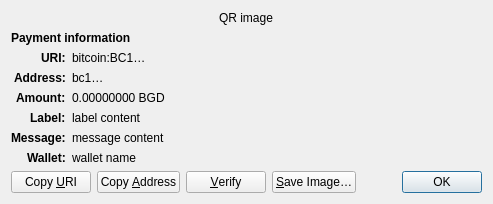
<?xml version="1.0" encoding="UTF-8"?>
<ui version="4.0">
 <class>ReceiveRequestDialog</class>
 <widget class="QDialog" name="ReceiveRequestDialog">
  <property name="geometry">
   <rect>
    <x>0</x>
    <y>0</y>
    <width>413</width>
    <height>229</height>
   </rect>
  </property>
  <property name="windowTitle">
   <string>Request payment to …</string>
  </property>
  <layout class="QGridLayout" name="gridLayout" columnstretch="0,1">
   <property name="sizeConstraint">
    <enum>QLayout::SetFixedSize</enum>
   </property>
   <item row="0" column="0" colspan="2" alignment="Qt::AlignHCenter">
    <widget class="QRImageWidget" name="qr_code">
     <property name="text">
      <string notr="true">QR image</string>
     </property>
     <property name="textInteractionFlags">
      <set>Qt::NoTextInteraction</set>
     </property>
    </widget>
   </item>
   <item row="1" column="0" colspan="2">
    <widget class="QLabel" name="payment_header">
     <property name="font">
      <font>
       <weight>75</weight>
       <bold>true</bold>
      </font>
     </property>
     <property name="text">
      <string>Payment information</string>
     </property>
     <property name="textInteractionFlags">
      <set>Qt::NoTextInteraction</set>
     </property>
    </widget>
   </item>
   <item row="2" column="0" alignment="Qt::AlignRight|Qt::AlignTop">
    <widget class="QLabel" name="uri_tag">
     <property name="font">
      <font>
       <weight>75</weight>
       <bold>true</bold>
      </font>
     </property>
     <property name="text">
      <string notr="true">URI:</string>
     </property>
     <property name="textFormat">
      <enum>Qt::PlainText</enum>
     </property>
     <property name="textInteractionFlags">
      <set>Qt::NoTextInteraction</set>
     </property>
    </widget>
   </item>
   <item row="2" column="1" alignment="Qt::AlignTop">
    <widget class="QLabel" name="uri_content">
     <property name="text">
      <string notr="true">bitcoin:BC1…</string>
     </property>
     <property name="textFormat">
      <enum>Qt::RichText</enum>
     </property>
     <property name="wordWrap">
      <bool>true</bool>
     </property>
     <property name="textInteractionFlags">
      <set>Qt::TextSelectableByMouse</set>
     </property>
    </widget>
   </item>
   <item row="3" column="0" alignment="Qt::AlignRight|Qt::AlignTop">
    <widget class="QLabel" name="address_tag">
     <property name="font">
      <font>
       <weight>75</weight>
       <bold>true</bold>
      </font>
     </property>
     <property name="text">
      <string>Address:</string>
     </property>
     <property name="textInteractionFlags">
      <set>Qt::NoTextInteraction</set>
     </property>
    </widget>
   </item>
   <item row="3" column="1" alignment="Qt::AlignTop">
    <widget class="QLabel" name="address_content">
     <property name="text">
      <string notr="true">bc1…</string>
     </property>
     <property name="textFormat">
      <enum>Qt::PlainText</enum>
     </property>
     <property name="textInteractionFlags">
      <set>Qt::TextSelectableByMouse</set>
     </property>
    </widget>
   </item>
   <item row="4" column="0" alignment="Qt::AlignRight|Qt::AlignTop">
    <widget class="QLabel" name="amount_tag">
     <property name="font">
      <font>
       <weight>75</weight>
       <bold>true</bold>
      </font>
     </property>
     <property name="text">
      <string>Amount:</string>
     </property>
     <property name="textInteractionFlags">
      <set>Qt::NoTextInteraction</set>
     </property>
    </widget>
   </item>
   <item row="4" column="1" alignment="Qt::AlignTop">
    <widget class="QLabel" name="amount_content">
     <property name="text">
      <string notr="true">0.00000000 BGD</string>
     </property>
     <property name="textFormat">
      <enum>Qt::PlainText</enum>
     </property>
     <property name="textInteractionFlags">
      <set>Qt::TextSelectableByMouse</set>
     </property>
    </widget>
   </item>
   <item row="5" column="0" alignment="Qt::AlignRight|Qt::AlignTop">
    <widget class="QLabel" name="label_tag">
     <property name="font">
      <font>
       <weight>75</weight>
       <bold>true</bold>
      </font>
     </property>
     <property name="text">
      <string>Label:</string>
     </property>
     <property name="textInteractionFlags">
      <set>Qt::NoTextInteraction</set>
     </property>
    </widget>
   </item>
   <item row="5" column="1" alignment="Qt::AlignTop">
    <widget class="QLabel" name="label_content">
     <property name="text">
      <string notr="true">label content</string>
     </property>
     <property name="textFormat">
      <enum>Qt::PlainText</enum>
     </property>
     <property name="wordWrap">
      <bool>true</bool>
     </property>
     <property name="textInteractionFlags">
      <set>Qt::TextSelectableByMouse</set>
     </property>
    </widget>
   </item>
   <item row="6" column="0" alignment="Qt::AlignRight|Qt::AlignTop">
    <widget class="QLabel" name="message_tag">
     <property name="font">
      <font>
       <weight>75</weight>
       <bold>true</bold>
      </font>
     </property>
     <property name="text">
      <string>Message:</string>
     </property>
     <property name="textInteractionFlags">
      <set>Qt::NoTextInteraction</set>
     </property>
    </widget>
   </item>
   <item row="6" column="1" alignment="Qt::AlignTop">
    <widget class="QLabel" name="message_content">
     <property name="text">
      <string notr="true">message content</string>
     </property>
     <property name="textFormat">
      <enum>Qt::PlainText</enum>
     </property>
     <property name="wordWrap">
      <bool>true</bool>
     </property>
     <property name="textInteractionFlags">
      <set>Qt::TextSelectableByMouse</set>
     </property>
    </widget>
   </item>
   <item row="7" column="0" alignment="Qt::AlignRight|Qt::AlignTop">
    <widget class="QLabel" name="wallet_tag">
     <property name="font">
      <font>
       <weight>75</weight>
       <bold>true</bold>
      </font>
     </property>
     <property name="text">
      <string>Wallet:</string>
     </property>
     <property name="textInteractionFlags">
      <set>Qt::NoTextInteraction</set>
     </property>
    </widget>
   </item>
   <item row="7" column="1" alignment="Qt::AlignTop">
    <widget class="QLabel" name="wallet_content">
     <property name="text">
      <string notr="true">wallet name</string>
     </property>
     <property name="textFormat">
      <enum>Qt::PlainText</enum>
     </property>
     <property name="wordWrap">
      <bool>true</bool>
     </property>
     <property name="textInteractionFlags">
      <set>Qt::TextSelectableByMouse</set>
     </property>
    </widget>
   </item>
   <item row="8" column="0" colspan="2">
    <layout class="QHBoxLayout" name="horizontalLayout">
     <item>
      <widget class="QPushButton" name="btnCopyURI">
       <property name="text">
        <string>Copy &amp;URI</string>
       </property>
       <property name="autoDefault">
        <bool>false</bool>
       </property>
      </widget>
     </item>
     <item>
      <widget class="QPushButton" name="btnCopyAddress">
       <property name="text">
        <string>Copy &amp;Address</string>
       </property>
       <property name="autoDefault">
        <bool>false</bool>
       </property>
      </widget>
     </item>
     <item>
      <widget class="QPushButton" name="btnVerify">
       <property name="text">
        <string>&amp;Verify</string>
       </property>
       <property name="toolTip">
        <string>Verify this address on e.g. a hardware wallet screen</string>
       </property>
       <property name="autoDefault">
        <bool>false</bool>
       </property>
      </widget>
     </item>
     <item>
      <widget class="QPushButton" name="btnSaveAs">
       <property name="text">
        <string>&amp;Save Image…</string>
       </property>
       <property name="autoDefault">
        <bool>false</bool>
       </property>
      </widget>
     </item>
     <item>
      <spacer name="horizontalSpacer_2">
       <property name="orientation">
        <enum>Qt::Horizontal</enum>
       </property>
       <property name="sizeHint" stdset="0">
        <size>
         <width>40</width>
         <height>20</height>
        </size>
       </property>
      </spacer>
     </item>
     <item>
      <widget class="QDialogButtonBox" name="buttonBox">
       <property name="focusPolicy">
        <enum>Qt::StrongFocus</enum>
       </property>
       <property name="standardButtons">
        <set>QDialogButtonBox::Ok</set>
       </property>
      </widget>
     </item>
    </layout>
   </item>
  </layout>
 </widget>
 <customwidgets>
  <customwidget>
   <class>QRImageWidget</class>
   <extends>QLabel</extends>
   <header>qt/qrimagewidget.h</header>
  </customwidget>
 </customwidgets>
 <tabstops>
  <tabstop>buttonBox</tabstop>
  <tabstop>btnCopyURI</tabstop>
  <tabstop>btnCopyAddress</tabstop>
  <tabstop>btnSaveAs</tabstop>
 </tabstops>
 <resources/>
 <connections>
  <connection>
   <sender>buttonBox</sender>
   <signal>accepted()</signal>
   <receiver>ReceiveRequestDialog</receiver>
   <slot>accept()</slot>
   <hints>
    <hint type="sourcelabel">
     <x>135</x>
     <y>230</y>
    </hint>
    <hint type="destinationlabel">
     <x>135</x>
     <y>126</y>
    </hint>
   </hints>
  </connection>
 </connections>
</ui>
